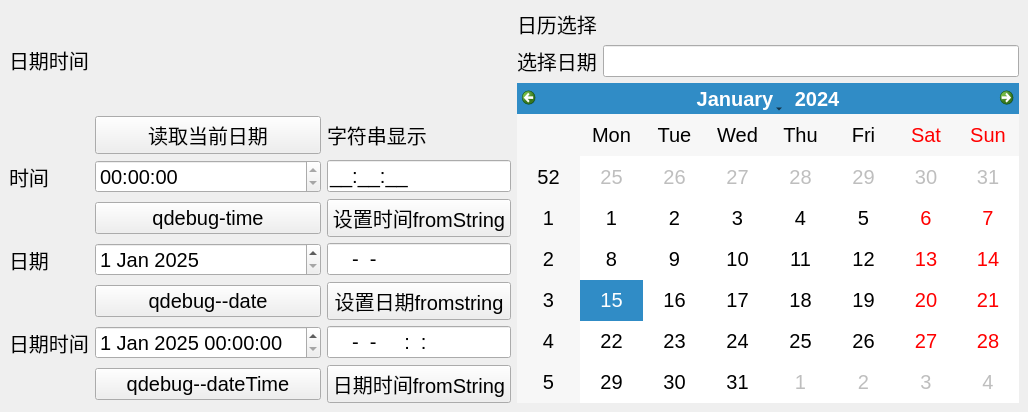
<?xml version="1.0" encoding="UTF-8"?>
<ui version="4.0">
 <class>MainWindow</class>
 <widget class="QMainWindow" name="MainWindow">
  <property name="geometry">
   <rect>
    <x>0</x>
    <y>0</y>
    <width>1028</width>
    <height>412</height>
   </rect>
  </property>
  <property name="windowTitle">
   <string>MainWindow</string>
  </property>
  <widget class="QWidget" name="centralwidget">
   <layout class="QHBoxLayout" name="horizontalLayout">
    <item>
     <layout class="QGridLayout" name="gridLayout">
      <item row="4" column="0">
       <widget class="QLabel" name="label_4">
        <property name="font">
         <font>
          <pointsize>15</pointsize>
         </font>
        </property>
        <property name="text">
         <string>日期</string>
        </property>
       </widget>
      </item>
      <item row="6" column="0" colspan="2">
       <widget class="QLabel" name="label_5">
        <property name="font">
         <font>
          <pointsize>15</pointsize>
         </font>
        </property>
        <property name="text">
         <string>日期时间</string>
        </property>
       </widget>
      </item>
      <item row="6" column="5">
       <widget class="QLineEdit" name="editdatetime">
        <property name="font">
         <font>
          <pointsize>15</pointsize>
         </font>
        </property>
        <property name="inputMask">
         <string>9999-99-99 99:99:99</string>
        </property>
       </widget>
      </item>
      <item row="2" column="5">
       <widget class="QLineEdit" name="edittime">
        <property name="font">
         <font>
          <pointsize>15</pointsize>
         </font>
        </property>
        <property name="inputMask">
         <string>99:99:99;_</string>
        </property>
        <property name="text">
         <string>::</string>
        </property>
       </widget>
      </item>
      <item row="1" column="5">
       <widget class="QLabel" name="label_2">
        <property name="font">
         <font>
          <pointsize>15</pointsize>
         </font>
        </property>
        <property name="text">
         <string>字符串显示</string>
        </property>
       </widget>
      </item>
      <item row="3" column="5">
       <widget class="QPushButton" name="settime">
        <property name="font">
         <font>
          <pointsize>15</pointsize>
         </font>
        </property>
        <property name="text">
         <string>设置时间fromString</string>
        </property>
       </widget>
      </item>
      <item row="4" column="5">
       <widget class="QLineEdit" name="editdate">
        <property name="font">
         <font>
          <pointsize>15</pointsize>
         </font>
        </property>
        <property name="inputMask">
         <string>9999-99-99</string>
        </property>
       </widget>
      </item>
      <item row="5" column="5">
       <widget class="QPushButton" name="setdate">
        <property name="font">
         <font>
          <pointsize>15</pointsize>
         </font>
        </property>
        <property name="text">
         <string>设置日期fromstring</string>
        </property>
       </widget>
      </item>
      <item row="7" column="5">
       <widget class="QPushButton" name="setdatetime">
        <property name="font">
         <font>
          <pointsize>15</pointsize>
         </font>
        </property>
        <property name="text">
         <string>日期时间fromString</string>
        </property>
       </widget>
      </item>
      <item row="3" column="2" colspan="3">
       <widget class="QPushButton" name="debugtime">
        <property name="font">
         <font>
          <pointsize>15</pointsize>
         </font>
        </property>
        <property name="text">
         <string>qdebug-time</string>
        </property>
       </widget>
      </item>
      <item row="4" column="2" colspan="3">
       <widget class="QDateEdit" name="dateEdit">
        <property name="font">
         <font>
          <pointsize>15</pointsize>
         </font>
        </property>
        <property name="dateTime">
         <datetime>
          <hour>0</hour>
          <minute>0</minute>
          <second>0</second>
          <year>2025</year>
          <month>1</month>
          <day>1</day>
         </datetime>
        </property>
       </widget>
      </item>
      <item row="5" column="2" colspan="3">
       <widget class="QPushButton" name="debugdate">
        <property name="font">
         <font>
          <pointsize>15</pointsize>
         </font>
        </property>
        <property name="text">
         <string>qdebug--date</string>
        </property>
       </widget>
      </item>
      <item row="6" column="2" colspan="3">
       <widget class="QDateTimeEdit" name="dateTimeEdit">
        <property name="font">
         <font>
          <pointsize>15</pointsize>
         </font>
        </property>
        <property name="dateTime">
         <datetime>
          <hour>0</hour>
          <minute>0</minute>
          <second>0</second>
          <year>2025</year>
          <month>1</month>
          <day>1</day>
         </datetime>
        </property>
       </widget>
      </item>
      <item row="7" column="2" colspan="3">
       <widget class="QPushButton" name="debugdatetime">
        <property name="font">
         <font>
          <pointsize>15</pointsize>
         </font>
        </property>
        <property name="text">
         <string>qdebug--dateTime</string>
        </property>
       </widget>
      </item>
      <item row="1" column="2" colspan="3">
       <widget class="QPushButton" name="gettime">
        <property name="font">
         <font>
          <pointsize>15</pointsize>
         </font>
        </property>
        <property name="text">
         <string>读取当前日期</string>
        </property>
       </widget>
      </item>
      <item row="2" column="0" colspan="2">
       <widget class="QLabel" name="label_3">
        <property name="font">
         <font>
          <pointsize>15</pointsize>
         </font>
        </property>
        <property name="text">
         <string>时间</string>
        </property>
       </widget>
      </item>
      <item row="2" column="2" colspan="3">
       <widget class="QTimeEdit" name="timeEdit">
        <property name="font">
         <font>
          <pointsize>15</pointsize>
         </font>
        </property>
        <property name="readOnly">
         <bool>true</bool>
        </property>
       </widget>
      </item>
      <item row="0" column="0" colspan="6">
       <widget class="QLabel" name="label">
        <property name="font">
         <font>
          <pointsize>15</pointsize>
         </font>
        </property>
        <property name="text">
         <string>日期时间</string>
        </property>
       </widget>
      </item>
     </layout>
    </item>
    <item>
     <layout class="QGridLayout" name="gridLayout_2">
      <item row="0" column="0" colspan="2">
       <widget class="QLabel" name="label_6">
        <property name="font">
         <font>
          <pointsize>15</pointsize>
         </font>
        </property>
        <property name="text">
         <string>日历选择</string>
        </property>
       </widget>
      </item>
      <item row="1" column="0">
       <widget class="QLabel" name="label_7">
        <property name="font">
         <font>
          <pointsize>15</pointsize>
         </font>
        </property>
        <property name="text">
         <string>选择日期</string>
        </property>
       </widget>
      </item>
      <item row="1" column="1">
       <widget class="QLineEdit" name="editCalendar">
        <property name="font">
         <font>
          <pointsize>15</pointsize>
         </font>
        </property>
       </widget>
      </item>
      <item row="2" column="0" colspan="2">
       <widget class="QCalendarWidget" name="calendarWidget">
        <property name="font">
         <font>
          <pointsize>15</pointsize>
         </font>
        </property>
       </widget>
      </item>
     </layout>
    </item>
   </layout>
  </widget>
 </widget>
 <resources/>
 <connections/>
</ui>
